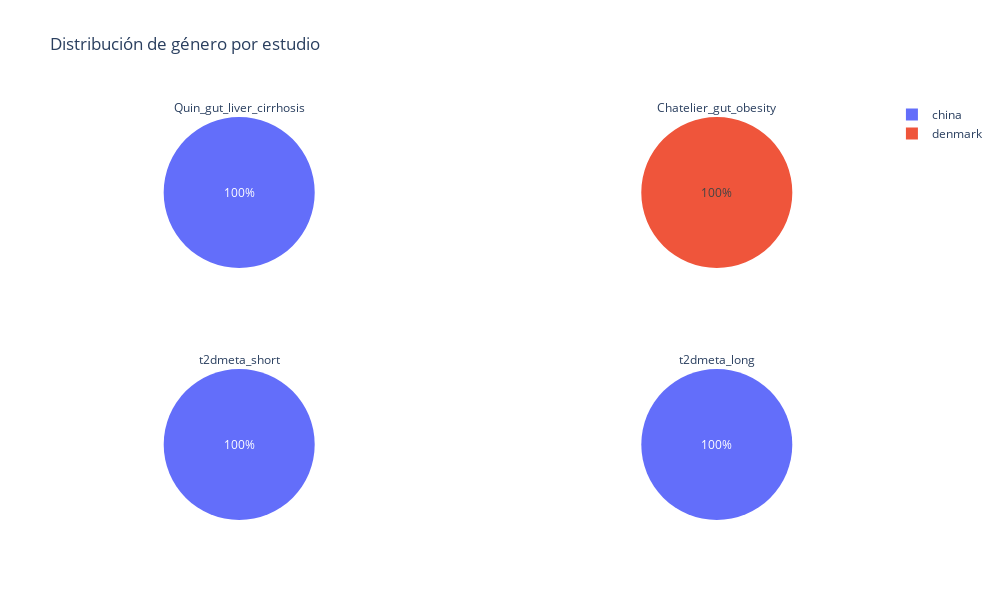

Notebook code cell kept with this figure:
### Code cell
plot_pie_by_study(train_marker,"country",["Quin_gut_liver_cirrhosis","Chatelier_gut_obesity","t2dmeta_short","t2dmeta_long"], title="Distribución de género por estudio")

### Figure 1 — Plotly figure (JSON) as saved in the notebook; plotly's stock layout.template omitted (floating-point values rounded to 4 significant figures)
{"data": [{"domain": {"x": [0, 0.4], "y": [0.6, 1]}, "labels": ["china"], "title": {"text": "Quin_gut_liver_cirrhosis"}, "type": "pie", "values": [174]}, {"domain": {"x": [0.6, 1], "y": [0.6, 1]}, "labels": ["denmark"], "title": {"text": "Chatelier_gut_obesity"}, "type": "pie", "values": [189]}, {"domain": {"x": [0, 0.4], "y": [0, 0.4]}, "labels": ["china"], "title": {"text": "t2dmeta_short"}, "type": "pie", "values": [52]}, {"domain": {"x": [0.6, 1], "y": [0, 0.4]}, "labels": ["china"], "title": {"text": "t2dmeta_long"}, "type": "pie", "values": [206]}], "layout": {"autosize": false, "height": 600, "title": {"text": "Distribución de género por estudio"}, "width": 1000}}
